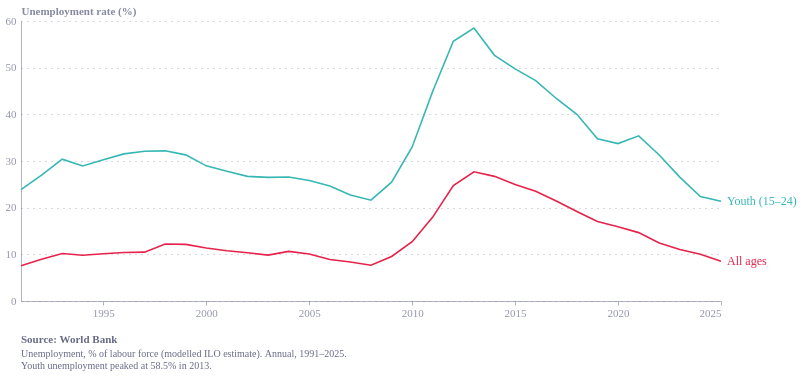

This figure's notebook cell:
### Code cell
import pandas as pd
import altair as alt
from ecostyles import EcoStyles

styles = EcoStyles(); styles.register_and_enable_theme()

years = list(range(1991, 2026))

# World Bank — Greece unemployment, % of labour force (modelled ILO)
overall = [7.572, 8.927, 10.177, 9.808, 10.116, 10.402, 10.472, 12.227, 12.138,
    11.345, 10.764, 10.346, 9.839, 10.628, 10.074, 8.906, 8.351, 7.664, 9.546,
    12.719, 17.973, 24.731, 27.686, 26.708, 24.981, 23.514, 21.413, 19.179,
    17.045, 15.899, 14.656, 12.426, 11.023, 10.02, 8.54]           # SL.UEM.TOTL.ZS
youth = [23.858, 26.963, 30.392, 28.926, 30.27, 31.52, 32.096, 32.178, 31.316,
    28.957, 27.816, 26.711, 26.499, 26.57, 25.811, 24.658, 22.731, 21.61, 25.469,
    33.005, 44.951, 55.656, 58.491, 52.645, 49.731, 47.223, 43.392, 40.011,
    34.754, 33.74, 35.39, 31.29, 26.543, 22.375, 21.389]          # SL.UEM.1524.ZS

df = pd.concat([
    pd.DataFrame({"year": years, "rate": youth,   "series": "Youth (15–24)"}),
    pd.DataFrame({"year": years, "rate": overall, "series": "All ages"}),
], ignore_index=True)
df["date"] = pd.to_datetime(df["year"], format="%Y")

# theme assigns colours; youth first in the domain so it takes the primary colour
color = alt.Color("series:N",
    scale=alt.Scale(domain=["Youth (15–24)", "All ages"]),
    legend=None)

lines = alt.Chart(df).mark_line(strokeWidth=1.6).encode(
    x=alt.X("date:T", axis=alt.Axis(format="%Y", tickCount=8), title=None),
    y=alt.Y("rate:Q", scale=alt.Scale(zero=True), title="Unemployment rate (%)"),
    color=color)

labels = alt.Chart(df).mark_text(align="left", dx=6, fontSize=12).encode(
    x=alt.X("date:T", aggregate={"argmax": "date"}),
    y=alt.Y("rate:Q", aggregate={"argmax": "date"}),
    text="series:N", color=color)

caption = alt.Title(
    text="Source: World Bank",
    subtitle=[
        "Unemployment, % of labour force (modelled ILO estimate). Annual, 1991–2025.",
        "Youth unemployment peaked at 58.5% in 2013.",
    ],
    orient="bottom", anchor="start",
    fontSize=11, subtitleFontSize=10,
    color="#676A86", subtitleColor="#676A86", dy=12)

chart = (
    (lines + labels)
    .properties(width=700, height=280, title=caption)
    .configure(background="white", font="Circular Std")
    .configure_view(fill="transparent", stroke="transparent")
    .configure_axis(labelColor="#676A86", titleColor="#676A86"))

styles.save(chart, name="greece_unemployment", svg=True)
chart

### Figure 1 — Vega-Lite specification as saved in the notebook (floating-point values rounded to 4 significant figures)
{"config": {"font": "Circular Std", "text": {"color": "#676A86", "align": "left", "baseline": "middle", "dx": 7, "dy": 0, "fontSize": 11}, "view": {"stroke": "transparent", "continuousWidth": 400, "continuousHeight": 300, "discreteWidth": 400, "discreteHeight": 300, "fill": "transparent"}, "range": {"category": ["#36B7B4", "#E6224B", "#F4C245", "#0063AF", "#00A767", "#179FDB", "#EB5C2E", "#5C267B", "#122B39"], "diverging": ["#E6224B", "#E54753", "#C9C9C9", "#179FDB", "#122B39"], "heatmap": ["#C9C9C9", "#179FDB", "#0063AF", "#122B39"], "ordinal": ["#00A767", "#36B7B4", "#179FDB", "#0063AF", "#243B5A"]}, "bar": {"color": "#179fdb"}, "line": {"color": "#e6224b"}, "rule": {"color": "#676A86"}, "area": {"opacity": 0.8}, "point": {"filled": true, "size": 80, "color": "#e6224b", "opacity": 0.95}, "geoshape": {"stroke": "white", "strokeWidth": 0.3}, "rect": {"fill": "#d6d4d4", "opacity": 0.3}, "axis": {"labelColor": "#676A86", "labelFontSize": 11, "labelFont": "Circular Std", "labelOpacity": 0.7, "tickColor": "#676A86", "tickOpacity": 0.5, "domainColor": "#676A86", "domainOpacity": 0.5, "gridColor": "#676A86", "gridDash": [2, 2], "gridOpacity": 0.5, "title": null, "titleColor": "#676A86", "titleOpacity": 0.8, "tickSize": 4}, "axisXDiscrete": {"grid": false, "labelAngle": 0, "tickCount": 10, "tickOpacity": 0.5, "title": null}, "axisYDiscrete": {"ticks": false, "labelPadding": 5}, "axisXTemporal": {"grid": false, "ticks": true}, "axisXQuantitative": {"grid": true}, "axisYQuantitative": {"gridColor": "#676A86", "gridDash": [1, 5], "gridOpacity": 0.5, "ticks": false, "labelPadding": 5, "tickCount": 8, "titleAngle": 0, "titleAlign": "left", "titleBaseline": "bottom", "titleX": 0, "titleY": -5}, "title": {"color": "#676A86E6", "subtitleColor": "#676A86", "font": "Circular Std", "subtitleFont": "Circular Std", "anchor": "start", "fontSize": 14, "subtitleFontSize": 12, "subtitlePadding": 4, "offset": 0, "frame": "group"}, "legend": {"titleColor": "#122b39", "title": null, "labelColor": "#122b39", "labelFontSize": 11}, "background": "white"}, "layer": [{"mark": {"type": "line", "strokeWidth": 1.6}, "encoding": {"color": {"field": "series", "legend": null, "scale": {"domain": ["Youth (15–24)", "All ages"]}, "type": "nominal"}, "x": {"axis": {"format": "%Y", "tickCount": 8}, "field": "date", "title": null, "type": "temporal"}, "y": {"field": "rate", "scale": {"zero": true}, "title": "Unemployment rate (%)", "type": "quantitative"}}}, {"mark": {"type": "text", "align": "left", "dx": 6, "fontSize": 12}, "encoding": {"color": {"field": "series", "legend": null, "scale": {"domain": ["Youth (15–24)", "All ages"]}, "type": "nominal"}, "text": {"field": "series", "type": "nominal"}, "x": {"aggregate": {"argmax": "date"}, "field": "date", "type": "temporal"}, "y": {"aggregate": {"argmax": "date"}, "field": "rate", "type": "quantitative"}}}], "data": {"name": "data-59cb8c452dcdb628de4f108358e6f43a"}, "height": 280, "title": {"text": "Source: World Bank", "anchor": "start", "color": "#676A86", "dy": 12, "fontSize": 11, "orient": "bottom", "subtitle": ["Unemployment, % of labour force (modelled ILO estimate). Annual, 1991–2025.", "Youth unemployment peaked at 58.5% in 2013."], "subtitleColor": "#676A86", "subtitleFontSize": 10}, "width": 700, "$schema": "https://vega.github.io/schema/vega-lite/v6.4.1.json", "datasets": {"data-59cb8c452dcdb628de4f108358e6f43a": [{"year": 1991, "rate": 23.86, "series": "Youth (15–24)", "date": "1991-01-01T00:00:00"}, {"year": 1992, "rate": 26.96, "series": "Youth (15–24)", "date": "1992-01-01T00:00:00"}, {"year": 1993, "rate": 30.39, "series": "Youth (15–24)", "date": "1993-01-01T00:00:00"}, {"year": 1994, "rate": 28.93, "series": "Youth (15–24)", "date": "1994-01-01T00:00:00"}, {"year": 1995, "rate": 30.27, "series": "Youth (15–24)", "date": "1995-01-01T00:00:00"}, {"year": 1996, "rate": 31.52, "series": "Youth (15–24)", "date": "1996-01-01T00:00:00"}, {"year": 1997, "rate": 32.1, "series": "Youth (15–24)", "date": "1997-01-01T00:00:00"}, {"year": 1998, "rate": 32.18, "series": "Youth (15–24)", "date": "1998-01-01T00:00:00"}, {"year": 1999, "rate": 31.32, "series": "Youth (15–24)", "date": "1999-01-01T00:00:00"}, {"year": 2000, "rate": 28.96, "series": "Youth (15–24)", "date": "2000-01-01T00:00:00"}, {"year": 2001, "rate": 27.82, "series": "Youth (15–24)", "date": "2001-01-01T00:00:00"}, {"year": 2002, "rate": 26.71, "series": "Youth (15–24)", "date": "2002-01-01T00:00:00"}, {"year": 2003, "rate": 26.5, "series": "Youth (15–24)", "date": "2003-01-01T00:00:00"}, {"year": 2004, "rate": 26.57, "series": "Youth (15–24)", "date": "2004-01-01T00:00:00"}, {"year": 2005, "rate": 25.81, "series": "Youth (15–24)", "date": "2005-01-01T00:00:00"}, {"year": 2006, "rate": 24.66, "series": "Youth (15–24)", "date": "2006-01-01T00:00:00"}, {"year": 2007, "rate": 22.73, "series": "Youth (15–24)", "date": "2007-01-01T00:00:00"}, {"year": 2008, "rate": 21.61, "series": "Youth (15–24)", "date": "2008-01-01T00:00:00"}, {"year": 2009, "rate": 25.47, "series": "Youth (15–24)", "date": "2009-01-01T00:00:00"}, {"year": 2010, "rate": 33.01, "series": "Youth (15–24)", "date": "2010-01-01T00:00:00"}, {"year": 2011, "rate": 44.95, "series": "Youth (15–24)", "date": "2011-01-01T00:00:00"}, {"year": 2012, "rate": 55.66, "series": "Youth (15–24)", "date": "2012-01-01T00:00:00"}, {"year": 2013, "rate": 58.49, "series": "Youth (15–24)", "date": "2013-01-01T00:00:00"}, {"year": 2014, "rate": 52.65, "series": "Youth (15–24)", "date": "2014-01-01T00:00:00"}, {"year": 2015, "rate": 49.73, "series": "Youth (15–24)", "date": "2015-01-01T00:00:00"}, {"year": 2016, "rate": 47.22, "series": "Youth (15–24)", "date": "2016-01-01T00:00:00"}, {"year": 2017, "rate": 43.39, "series": "Youth (15–24)", "date": "2017-01-01T00:00:00"}, {"year": 2018, "rate": 40.01, "series": "Youth (15–24)", "date": "2018-01-01T00:00:00"}, {"year": 2019, "rate": 34.75, "series": "Youth (15–24)", "date": "2019-01-01T00:00:00"}, {"year": 2020, "rate": 33.74, "series": "Youth (15–24)", "date": "2020-01-01T00:00:00"}, {"year": 2021, "rate": 35.39, "series": "Youth (15–24)", "date": "2021-01-01T00:00:00"}, {"year": 2022, "rate": 31.29, "series": "Youth (15–24)", "date": "2022-01-01T00:00:00"}, {"year": 2023, "rate": 26.54, "series": "Youth (15–24)", "date": "2023-01-01T00:00:00"}, {"year": 2024, "rate": 22.38, "series": "Youth (15–24)", "date": "2024-01-01T00:00:00"}, {"year": 2025, "rate": 21.39, "series": "Youth (15–24)", "date": "2025-01-01T00:00:00"}, {"year": 1991, "rate": 7.572, "series": "All ages", "date": "1991-01-01T00:00:00"}, {"year": 1992, "rate": 8.927, "series": "All ages", "date": "1992-01-01T00:00:00"}, {"year": 1993, "rate": 10.18, "series": "All ages", "date": "1993-01-01T00:00:00"}, {"year": 1994, "rate": 9.808, "series": "All ages", "date": "1994-01-01T00:00:00"}, {"year": 1995, "rate": 10.12, "series": "All ages", "date": "1995-01-01T00:00:00"}, {"year": 1996, "rate": 10.4, "series": "All ages", "date": "1996-01-01T00:00:00"}, {"year": 1997, "rate": 10.47, "series": "All ages", "date": "1997-01-01T00:00:00"}, {"year": 1998, "rate": 12.23, "series": "All ages", "date": "1998-01-01T00:00:00"}, {"year": 1999, "rate": 12.14, "series": "All ages", "date": "1999-01-01T00:00:00"}, {"year": 2000, "rate": 11.35, "series": "All ages", "date": "2000-01-01T00:00:00"}, {"year": 2001, "rate": 10.76, "series": "All ages", "date": "2001-01-01T00:00:00"}, {"year": 2002, "rate": 10.35, "series": "All ages", "date": "2002-01-01T00:00:00"}, {"year": 2003, "rate": 9.839, "series": "All ages", "date": "2003-01-01T00:00:00"}, {"year": 2004, "rate": 10.63, "series": "All ages", "date": "2004-01-01T00:00:00"}, {"year": 2005, "rate": 10.07, "series": "All ages", "date": "2005-01-01T00:00:00"}, {"year": 2006, "rate": 8.906, "series": "All ages", "date": "2006-01-01T00:00:00"}, {"year": 2007, "rate": 8.351, "series": "All ages", "date": "2007-01-01T00:00:00"}, {"year": 2008, "rate": 7.664, "series": "All ages", "date": "2008-01-01T00:00:00"}, {"year": 2009, "rate": 9.546, "series": "All ages", "date": "2009-01-01T00:00:00"}, {"year": 2010, "rate": 12.72, "series": "All ages", "date": "2010-01-01T00:00:00"}, {"year": 2011, "rate": 17.97, "series": "All ages", "date": "2011-01-01T00:00:00"}, {"year": 2012, "rate": 24.73, "series": "All ages", "date": "2012-01-01T00:00:00"}, {"year": 2013, "rate": 27.69, "series": "All ages", "date": "2013-01-01T00:00:00"}, {"year": 2014, "rate": 26.71, "series": "All ages", "date": "2014-01-01T00:00:00"}, {"year": 2015, "rate": 24.98, "series": "All ages", "date": "2015-01-01T00:00:00"}, {"year": 2016, "rate": 23.51, "series": "All ages", "date": "2016-01-01T00:00:00"}, {"year": 2017, "rate": 21.41, "series": "All ages", "date": "2017-01-01T00:00:00"}, {"year": 2018, "rate": 19.18, "series": "All ages", "date": "2018-01-01T00:00:00"}, {"year": 2019, "rate": 17.05, "series": "All ages", "date": "2019-01-01T00:00:00"}, {"year": 2020, "rate": 15.9, "series": "All ages", "date": "2020-01-01T00:00:00"}, {"year": 2021, "rate": 14.66, "series": "All ages", "date": "2021-01-01T00:00:00"}, {"year": 2022, "rate": 12.43, "series": "All ages", "date": "2022-01-01T00:00:00"}, {"year": 2023, "rate": 11.02, "series": "All ages", "date": "2023-01-01T00:00:00"}, {"year": 2024, "rate": 10.02, "series": "All ages", "date": "2024-01-01T00:00:00"}, {"year": 2025, "rate": 8.54, "series": "All ages", "date": "2025-01-01T00:00:00"}]}}
